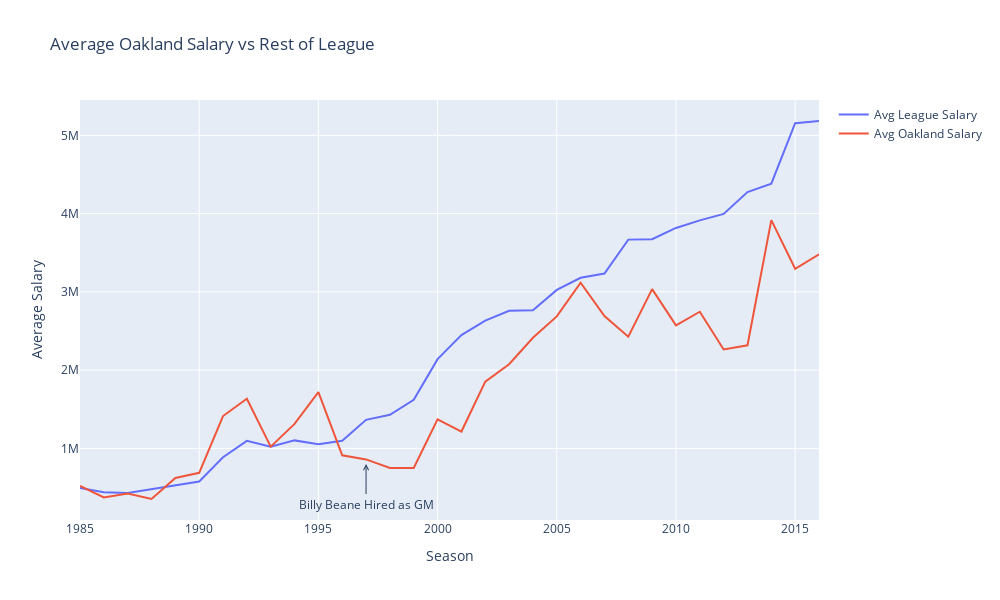

Notebook source saved alongside this figure:
### Code cell
avg_league_salary = go.Scatter(x=salary_comp.index, y=salary_comp['Avg_League_Salary'],
                      name='Avg League Salary')

avg_oakland_salary = go.Scatter(x=salary_comp.index, y=salary_comp['Avg_Oakland_Salary'],
                      name='Avg Oakland Salary')

layout = go.Layout(height=600, width=1000, 
                 title= 'Average Oakland Salary vs Rest of League',
                 xaxis=dict(title='Season'), yaxis=dict(title='Average Salary'))

fig = go.Figure(data=[avg_league_salary, avg_oakland_salary], layout=layout)

fig.add_annotation(
            x=1997,
            y=800000,
            xref="x",
            yref="y",
            text="Billy Beane Hired as GM",
            showarrow=True,
            arrowhead=5,
            ax=0,
            ay=40
)

fig.show()

### Figure 1 — Plotly figure (JSON) as saved in the notebook; plotly's stock layout.template omitted (floating-point values rounded to 4 significant figures)
{"data": [{"name": "Avg League Salary", "type": "scatter", "x": [1985, 1986, 1987, 1988, 1989, 1990, 1991, 1992, 1993, 1994, 1995, 1996, 1997, 1998, 1999, 2000, 2001, 2002, 2003, 2004, 2005, 2006, 2007, 2008, 2009, 2010, 2011, 2012, 2013, 2014, 2015, 2016], "y": [492985, 440297, 431463, 479208, 528542, 576862, 886636, 1095979, 1022435, 1102236, 1054339, 1097794, 1364974, 1429440, 1621075, 2140448, 2448376, 2632746, 2759070, 2764346, 3024851, 3179580, 3234468, 3667460, 3673457, 3816708, 3913043, 3996244, 4274913, 4381726, 5154481, 5182964]}, {"name": "Avg Oakland Salary", "type": "scatter", "x": [1985, 1986, 1987, 1988, 1989, 1990, 1991, 1992, 1993, 1994, 1995, 1996, 1997, 1998, 1999, 2000, 2001, 2002, 2003, 2004, 2005, 2006, 2007, 2008, 2009, 2010, 2011, 2012, 2013, 2014, 2015, 2016], "y": [522361, 373854, 424634, 353392, 622911, 688501, 1413055, 1633833, 1021525, 1312588, 1718538, 911200, 858916, 749522, 748710, 1370212, 1215221, 1853745, 2074620, 2413883, 2686320, 3117164, 2691532, 2427125, 3035294, 2571190, 2746093, 2264318, 2317516, 3915884, 3294555, 3479431]}], "layout": {"annotations": [{"arrowhead": 5, "ax": 0, "ay": 40, "showarrow": true, "text": "Billy Beane Hired as GM", "x": 1997, "xref": "x", "y": 800000, "yref": "y"}], "height": 600, "title": {"text": "Average Oakland Salary vs Rest of League"}, "width": 1000, "xaxis": {"autorange": true, "range": [1985, 2016], "title": {"text": "Season"}, "type": "linear"}, "yaxis": {"autorange": true, "range": [85080.0, 5451000.0], "title": {"text": "Average Salary"}, "type": "linear"}}}
